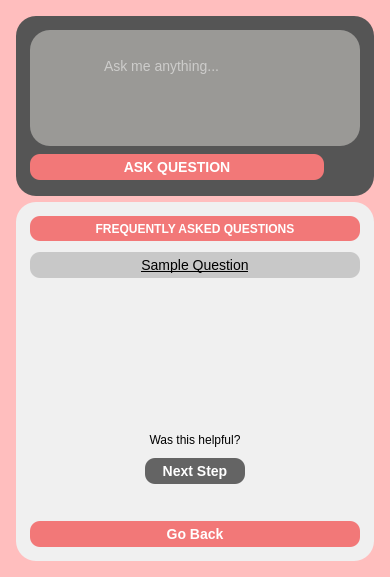
         <widget class="QFrame" name="aiMenu">
          <property name="minimumSize">
           <size>
            <width>300</width>
            <height>0</height>
           </size>
          </property>
          <property name="styleSheet">
           <string notr="true">background-color:rgb(255, 190, 190);
border-radius: 20px;    
padding:5px;</string>
          </property>
          <property name="frameShape">
           <enum>QFrame::StyledPanel</enum>
          </property>
          <property name="frameShadow">
           <enum>QFrame::Raised</enum>
          </property>
          <layout class="QVBoxLayout" name="verticalLayout_9" stretch="1">
           <item>
            <layout class="QVBoxLayout" name="aiMenuLayout" stretch="1,4">
             <item>
              <widget class="QFrame" name="inputFrame">
               <property name="styleSheet">
                <string notr="true">background-color: rgb(85, 85, 85);
padding: 5px;
</string>
               </property>
               <property name="frameShape">
                <enum>QFrame::StyledPanel</enum>
               </property>
               <property name="frameShadow">
                <enum>QFrame::Raised</enum>
               </property>
               <layout class="QVBoxLayout" name="verticalLayout_10">
                <item>
                 <layout class="QHBoxLayout" name="inputLayout">
                  <item>
                   <widget class="QFrame" name="inputEntryFrame">
                    <property name="styleSheet">
                     <string notr="true">background-color:rgb(154, 153, 150);</string>
                    </property>
                    <property name="frameShape">
                     <enum>QFrame::StyledPanel</enum>
                    </property>
                    <property name="frameShadow">
                     <enum>QFrame::Raised</enum>
                    </property>
                    <layout class="QHBoxLayout" name="horizontalLayout_6">
                     <item>
                      <widget class="QPushButton" name="inputInternetBtn">
                       <property name="minimumSize">
                        <size>
                         <width>40</width>
                         <height>40</height>
                        </size>
                       </property>
                       <property name="maximumSize">
                        <size>
                         <width>40</width>
                         <height>40</height>
                        </size>
                       </property>
                       <property name="layoutDirection">
                        <enum>Qt::LeftToRight</enum>
                       </property>
                       <property name="styleSheet">
                        <string notr="true">QPushButton {
    border: none;
    border-radius: 15px; 
    background-color: transparent;
}

QPushButton::icon {
    padding: 10px; 
}

QPushButton:hover {
    background-color: rgb(120, 120, 120);
}</string>
                       </property>
                       <property name="text">
                        <string/>
                       </property>
                      </widget>
                     </item>
                     <item>
                      <widget class="QTextEdit" name="AI_InputEdit">
                       <property name="styleSheet">
                        <string notr="true">color:white;
font-size: 14px;
padding: 10px;</string>
                       </property>
                       <property name="html">
                        <string>&lt;!DOCTYPE HTML PUBLIC &quot;-//W3C//DTD HTML 4.0//EN&quot; &quot;http://www.w3.org/TR/REC-html40/strict.dtd&quot;&gt;
&lt;html&gt;&lt;head&gt;&lt;meta name=&quot;qrichtext&quot; content=&quot;1&quot; /&gt;&lt;style type=&quot;text/css&quot;&gt;
p, li { white-space: pre-wrap; }
&lt;/style&gt;&lt;/head&gt;&lt;body style=&quot; font-family:'Ubuntu'; font-size:14px; font-weight:400; font-style:normal;&quot;&gt;
&lt;p style=&quot;-qt-paragraph-type:empty; margin-top:12px; margin-bottom:12px; margin-left:0px; margin-right:0px; -qt-block-indent:0; text-indent:0px;&quot;&gt;&lt;br /&gt;&lt;/p&gt;&lt;/body&gt;&lt;/html&gt;</string>
                       </property>
                       <property name="overwriteMode">
                        <bool>false</bool>
                       </property>
                       <property name="placeholderText">
                        <string>Ask me anything...</string>
                       </property>
                      </widget>
                     </item>
                    </layout>
                   </widget>
                  </item>
                 </layout>
                </item>
                <item>
                 <layout class="QHBoxLayout" name="inputMenuLayout">
                  <item>
                   <widget class="QPushButton" name="enterQueryBtn">
                    <property name="styleSheet">
                     <string notr="true">QPushButton{
	background-color: rgb(242, 120, 120); 
 border-radius: 10px;    
color:white;
font-size: 14px;   
 font-weight: bold; 
padding: 5px
}

QPushButton:hover {
    background-color: rgb(222, 100, 100); 
}</string>
                    </property>
                    <property name="text">
                     <string>ASK QUESTION</string>
                    </property>
                   </widget>
                  </item>
                  <item>
                   <widget class="QPushButton" name="microBtn">
                    <property name="minimumSize">
                     <size>
                      <width>30</width>
                      <height>30</height>
                     </size>
                    </property>
                    <property name="maximumSize">
                     <size>
                      <width>30</width>
                      <height>30</height>
                     </size>
                    </property>
                    <property name="layoutDirection">
                     <enum>Qt::LeftToRight</enum>
                    </property>
                    <property name="styleSheet">
                     <string notr="true">QPushButton {
    border: none;
    border-radius: 15px; /* Half of the button's size to make it circular */
    background-color: transparent;
}

QPushButton::icon {
    padding: 10px; /* Adjust the padding if needed */
}

QPushButton:hover {
    background-color: rgb(60, 60, 60); /* Background color when hovered */
}</string>
                    </property>
                    <property name="text">
                     <string/>
                    </property>
                   </widget>
                  </item>
                 </layout>
                </item>
               </layout>
              </widget>
             </item>
             <item>
              <widget class="QFrame" name="FAQFrame">
               <property name="minimumSize">
                <size>
                 <width>230</width>
                 <height>0</height>
                </size>
               </property>
               <property name="styleSheet">
                <string notr="true">QFrame {background-color: rgb(240, 240, 240); 
 border-radius: 20px;  
}  

QFrame#frame QPushButton {
    background-color: pink;
    border-radius: 10px;
    font-size: 16px;
    font-weight: bold;
    color: white;
    padding: 10px;
}

QFrame#frame QPushButton:hover {
    background-color: lightcoral;
}</string>
               </property>
               <property name="frameShape">
                <enum>QFrame::StyledPanel</enum>
               </property>
               <property name="frameShadow">
                <enum>QFrame::Raised</enum>
               </property>
               <layout class="QVBoxLayout" name="verticalLayout_11" stretch="4">
                <item>
                 <layout class="QVBoxLayout" name="FAQLayout">
                  <item>
                   <widget class="QLabel" name="FAQLabel">
                    <property name="minimumSize">
                     <size>
                      <width>0</width>
                      <height>25</height>
                     </size>
                    </property>
                    <property name="maximumSize">
                     <size>
                      <width>16777215</width>
                      <height>16777215</height>
                     </size>
                    </property>
                    <property name="styleSheet">
                     <string notr="true">background-color: rgb(242, 120, 120); 
 border-radius: 10px;    
color:white;
font-size: 12px;   
 font-weight: bold; 
padding: 5px</string>
                    </property>
                    <property name="text">
                     <string>FREQUENTLY ASKED QUESTIONS</string>
                    </property>
                    <property name="alignment">
                     <set>Qt::AlignCenter</set>
                    </property>
                   </widget>
                  </item>
                  <item>
                   <spacer name="FAQVerticalSpacer_2">
                    <property name="orientation">
                     <enum>Qt::Vertical</enum>
                    </property>
                    <property name="sizeType">
                     <enum>QSizePolicy::Fixed</enum>
                    </property>
                    <property name="sizeHint" stdset="0">
                     <size>
                      <width>20</width>
                      <height>5</height>
                     </size>
                    </property>
                   </spacer>
                  </item>
                  <item>
                   <layout class="QVBoxLayout" name="FAQBtnLayout">
                    <item>
                     <widget class="QPushButton" name="sampleQuestionBtn">
                      <property name="styleSheet">
                       <string notr="true">QPushButton{
	background-color: rgb(200, 200, 200); 
	border-radius: 10px;    
font-size: 14px;   
		padding: 5px;
	text-decoration: underline;
}

QPushButton:hover {
    background-color: rgb(180, 180, 180); 
}</string>
                      </property>
                      <property name="text">
                       <string>Sample Question</string>
                      </property>
                     </widget>
                    </item>
                   </layout>
                  </item>
                  <item>
                   <spacer name="FAQVerticalSpacer">
                    <property name="orientation">
                     <enum>Qt::Vertical</enum>
                    </property>
                    <property name="sizeHint" stdset="0">
                     <size>
                      <width>20</width>
                      <height>40</height>
                     </size>
                    </property>
                   </spacer>
                  </item>
                  <item>
                   <widget class="QLabel" name="helpfulLabel">
                    <property name="text">
                     <string>Was this helpful?</string>
                    </property>
                    <property name="alignment">
                     <set>Qt::AlignCenter</set>
                    </property>
                   </widget>
                  </item>
                  <item>
                   <layout class="QHBoxLayout" name="horizontalLayout_5">
                    <item>
                     <spacer name="horizontalSpacer_13">
                      <property name="orientation">
                       <enum>Qt::Horizontal</enum>
                      </property>
                      <property name="sizeHint" stdset="0">
                       <size>
                        <width>40</width>
                        <height>20</height>
                       </size>
                      </property>
                     </spacer>
                    </item>
                    <item>
                     <widget class="QPushButton" name="nextBtn">
                      <property name="sizePolicy">
                       <sizepolicy hsizetype="Fixed" vsizetype="Fixed">
                        <horstretch>0</horstretch>
                        <verstretch>0</verstretch>
                       </sizepolicy>
                      </property>
                      <property name="minimumSize">
                       <size>
                        <width>100</width>
                        <height>0</height>
                       </size>
                      </property>
                      <property name="styleSheet">
                       <string notr="true">QPushButton{
	background-color: rgb(100, 100, 100);
 border-radius: 10px;    
color:white;
font-size: 14px;   
 font-weight: bold; 
padding: 5px
}

QPushButton:hover {
    background-color: rgb(70, 70, 70); 
}</string>
                      </property>
                      <property name="text">
                       <string>Next Step</string>
                      </property>
                     </widget>
                    </item>
                    <item>
                     <spacer name="horizontalSpacer_14">
                      <property name="orientation">
                       <enum>Qt::Horizontal</enum>
                      </property>
                      <property name="sizeHint" stdset="0">
                       <size>
                        <width>40</width>
                        <height>20</height>
                       </size>
                      </property>
                     </spacer>
                    </item>
                   </layout>
                  </item>
                  <item>
                   <layout class="QHBoxLayout" name="horizontalLayout">
                    <item>
                     <spacer name="horizontalSpacer_6">
                      <property name="orientation">
                       <enum>Qt::Horizontal</enum>
                      </property>
                      <property name="sizeHint" stdset="0">
                       <size>
                        <width>40</width>
                        <height>20</height>
                       </size>
                      </property>
                     </spacer>
                    </item>
                    <item>
                     <widget class="QPushButton" name="starBtn1">
                      <property name="minimumSize">
                       <size>
                        <width>20</width>
                        <height>20</height>
                       </size>
                      </property>
                      <property name="maximumSize">
                       <size>
                        <width>20</width>
                        <height>20</height>
                       </size>
                      </property>
                      <property name="layoutDirection">
                       <enum>Qt::LeftToRight</enum>
                      </property>
                      <property name="styleSheet">
                       <string notr="true">QPushButton {
    border: none;
    border-radius: 10px; 
    background-color: transparent;
}

QPushButton::icon {
    padding: 10px; 
}

QPushButton:hover {
    background-color: rgb(200, 200, 200); 
}</string>
                      </property>
                      <property name="text">
                       <string/>
                      </property>
                     </widget>
                    </item>
                    <item>
                     <widget class="QPushButton" name="starBtn2">
                      <property name="minimumSize">
                       <size>
                        <width>20</width>
                        <height>20</height>
                       </size>
                      </property>
                      <property name="maximumSize">
                       <size>
                        <width>20</width>
                        <height>20</height>
                       </size>
                      </property>
                      <property name="layoutDirection">
                       <enum>Qt::LeftToRight</enum>
                      </property>
                      <property name="styleSheet">
                       <string notr="true">QPushButton {
    border: none;
    border-radius: 10px; 
    background-color: transparent;
}

QPushButton::icon {
    padding: 10px; 
}

QPushButton:hover {
    background-color: rgb(200, 200, 200); 
}</string>
                      </property>
                      <property name="text">
                       <string/>
                      </property>
                     </widget>
                    </item>
                    <item>
                     <widget class="QPushButton" name="starBtn3">
                      <property name="minimumSize">
                       <size>
                        <width>20</width>
                        <height>20</height>
                       </size>
                      </property>
                      <property name="maximumSize">
                       <size>
                        <width>20</width>
                        <height>20</height>
                       </size>
                      </property>
                      <property name="layoutDirection">
                       <enum>Qt::LeftToRight</enum>
                      </property>
                      <property name="styleSheet">
                       <string notr="true">QPushButton {
    border: none;
    border-radius: 10px; 
    background-color: transparent;
}

QPushButton::icon {
    padding: 10px; 
}

QPushButton:hover {
    background-color: rgb(200, 200, 200); 
}</string>
                      </property>
                      <property name="text">
                       <string/>
                      </property>
                     </widget>
                    </item>
                    <item>
                     <widget class="QPushButton" name="starBtn4">
                      <property name="minimumSize">
                       <size>
                        <width>20</width>
                        <height>20</height>
                       </size>
                      </property>
                      <property name="maximumSize">
                       <size>
                        <width>20</width>
                        <height>20</height>
                       </size>
                      </property>
                      <property name="layoutDirection">
                       <enum>Qt::LeftToRight</enum>
                      </property>
                      <property name="styleSheet">
                       <string notr="true">QPushButton {
    border: none;
    border-radius: 10px; 
    background-color: transparent;
}

QPushButton::icon {
    padding: 10px; 
}

QPushButton:hover {
    background-color: rgb(200, 200, 200); 
}</string>
                      </property>
                      <property name="text">
                       <string/>
                      </property>
                     </widget>
                    </item>
                    <item>
                     <widget class="QPushButton" name="starBtn5">
                      <property name="minimumSize">
                       <size>
                        <width>20</width>
                        <height>20</height>
                       </size>
                      </property>
                      <property name="maximumSize">
                       <size>
                        <width>20</width>
                        <height>20</height>
                       </size>
                      </property>
                      <property name="layoutDirection">
                       <enum>Qt::LeftToRight</enum>
                      </property>
                      <property name="styleSheet">
                       <string notr="true">QPushButton {
    border: none;
    border-radius: 10px; 
    background-color: transparent;
}

QPushButton::icon {
    padding: 10px; 
}

QPushButton:hover {
    background-color: rgb(200, 200, 200); 
}</string>
                      </property>
                      <property name="text">
                       <string/>
                      </property>
                     </widget>
                    </item>
                    <item>
                     <spacer name="horizontalSpacer_7">
                      <property name="orientation">
                       <enum>Qt::Horizontal</enum>
                      </property>
                      <property name="sizeHint" stdset="0">
                       <size>
                        <width>40</width>
                        <height>20</height>
                       </size>
                      </property>
                     </spacer>
                    </item>
                   </layout>
                  </item>
                  <item>
                   <spacer name="FAQVerticalSpacer_3">
                    <property name="orientation">
                     <enum>Qt::Vertical</enum>
                    </property>
                    <property name="sizeType">
                     <enum>QSizePolicy::Fixed</enum>
                    </property>
                    <property name="sizeHint" stdset="0">
                     <size>
                      <width>20</width>
                      <height>5</height>
                     </size>
                    </property>
                   </spacer>
                  </item>
                  <item>
                   <widget class="QPushButton" name="backBtn">
                    <property name="styleSheet">
                     <string notr="true">QPushButton{
	background-color: rgb(242, 120, 120); 
 border-radius: 10px;    
color:white;
font-size: 14px;   
 font-weight: bold; 
padding: 5px
}

QPushButton:hover {
    background-color: rgb(222, 100, 100); 
}</string>
                    </property>
                    <property name="text">
                     <string>Go Back</string>
                    </property>
                   </widget>
                  </item>
                 </layout>
                </item>
               </layout>
              </widget>
             </item>
            </layout>
           </item>
          </layout>
         </widget>
